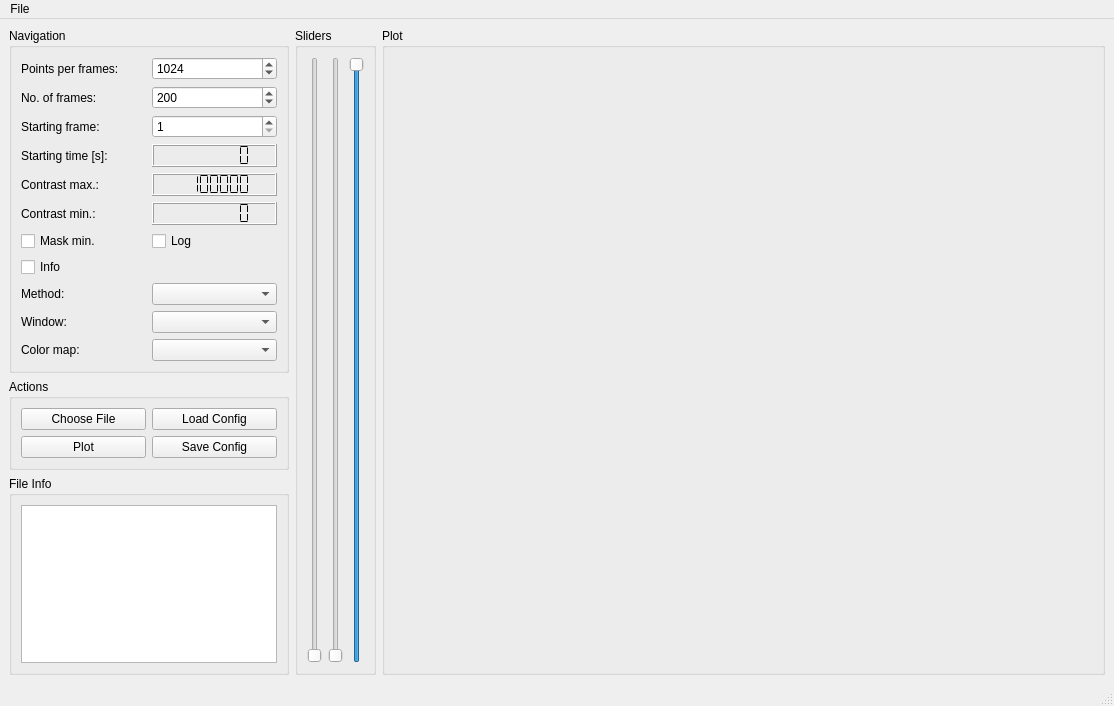
<?xml version="1.0" encoding="UTF-8"?>
<ui version="4.0">
 <class>MainWindow</class>
 <widget class="QMainWindow" name="MainWindow">
  <property name="geometry">
   <rect>
    <x>0</x>
    <y>0</y>
    <width>1114</width>
    <height>706</height>
   </rect>
  </property>
  <property name="windowTitle">
   <string>iqgui</string>
  </property>
  <property name="windowIcon">
   <iconset resource="gui.qrc">
    <normaloff>:/icons/icon.png</normaloff>:/icons/icon.png</iconset>
  </property>
  <widget class="QWidget" name="centralwidget">
   <layout class="QHBoxLayout" name="horizontalLayout_2">
    <item>
     <layout class="QVBoxLayout" name="verticalLayout_2">
      <item>
       <widget class="QGroupBox" name="groupBox">
        <property name="sizePolicy">
         <sizepolicy hsizetype="Minimum" vsizetype="Preferred">
          <horstretch>0</horstretch>
          <verstretch>0</verstretch>
         </sizepolicy>
        </property>
        <property name="title">
         <string>Navigation</string>
        </property>
        <layout class="QGridLayout" name="gridLayout">
         <item row="2" column="0">
          <widget class="QLabel" name="label_3">
           <property name="text">
            <string>Starting frame:</string>
           </property>
          </widget>
         </item>
         <item row="1" column="0">
          <widget class="QLabel" name="label_2">
           <property name="text">
            <string>No. of frames:</string>
           </property>
          </widget>
         </item>
         <item row="2" column="1">
          <widget class="QSpinBox" name="spinBox_sframes">
           <property name="minimum">
            <number>1</number>
           </property>
           <property name="maximum">
            <number>1500</number>
           </property>
           <property name="value">
            <number>1</number>
           </property>
          </widget>
         </item>
         <item row="1" column="1">
          <widget class="QSpinBox" name="spinBox_nframes">
           <property name="maximum">
            <number>10000</number>
           </property>
           <property name="value">
            <number>200</number>
           </property>
          </widget>
         </item>
         <item row="3" column="1">
          <widget class="QLCDNumber" name="lcdNumber_sframes">
           <property name="digitCount">
            <number>7</number>
           </property>
           <property name="segmentStyle">
            <enum>QLCDNumber::Flat</enum>
           </property>
          </widget>
         </item>
         <item row="10" column="0">
          <widget class="QLabel" name="label_5">
           <property name="text">
            <string>Method:</string>
           </property>
          </widget>
         </item>
         <item row="6" column="1">
          <widget class="QLCDNumber" name="lcdNumber_thld_min">
           <property name="digitCount">
            <number>7</number>
           </property>
           <property name="segmentStyle">
            <enum>QLCDNumber::Flat</enum>
           </property>
           <property name="value" stdset="0">
            <double>0.000000000000000</double>
           </property>
           <property name="intValue" stdset="0">
            <number>0</number>
           </property>
          </widget>
         </item>
         <item row="5" column="1">
          <widget class="QLCDNumber" name="lcdNumber_thld_max">
           <property name="smallDecimalPoint">
            <bool>false</bool>
           </property>
           <property name="digitCount">
            <number>7</number>
           </property>
           <property name="segmentStyle">
            <enum>QLCDNumber::Flat</enum>
           </property>
           <property name="value" stdset="0">
            <double>1000000.000000000000000</double>
           </property>
           <property name="intValue" stdset="0">
            <number>1000000</number>
           </property>
          </widget>
         </item>
         <item row="8" column="0">
          <widget class="QCheckBox" name="checkBox_mask">
           <property name="text">
            <string>Mask min.</string>
           </property>
          </widget>
         </item>
         <item row="5" column="0">
          <widget class="QLabel" name="label_7">
           <property name="text">
            <string>Contrast max.:</string>
           </property>
          </widget>
         </item>
         <item row="11" column="1">
          <widget class="QComboBox" name="comboBox_window"/>
         </item>
         <item row="3" column="0">
          <widget class="QLabel" name="label">
           <property name="text">
            <string>Starting time [s]:</string>
           </property>
          </widget>
         </item>
         <item row="0" column="0">
          <widget class="QLabel" name="label_20">
           <property name="text">
            <string>Points per frames:</string>
           </property>
          </widget>
         </item>
         <item row="8" column="1">
          <widget class="QCheckBox" name="checkBox_log">
           <property name="text">
            <string>Log</string>
           </property>
          </widget>
         </item>
         <item row="10" column="1">
          <widget class="QComboBox" name="comboBox_method"/>
         </item>
         <item row="6" column="0">
          <widget class="QLabel" name="label_4">
           <property name="text">
            <string>Contrast min.:</string>
           </property>
          </widget>
         </item>
         <item row="13" column="1">
          <widget class="QComboBox" name="comboBox_color"/>
         </item>
         <item row="0" column="1">
          <widget class="QSpinBox" name="spinBox_lframes">
           <property name="maximum">
            <number>10000</number>
           </property>
           <property name="value">
            <number>1024</number>
           </property>
          </widget>
         </item>
         <item row="11" column="0">
          <widget class="QLabel" name="label_6">
           <property name="text">
            <string>Window:</string>
           </property>
          </widget>
         </item>
         <item row="13" column="0">
          <widget class="QLabel" name="label_21">
           <property name="text">
            <string>Color map:</string>
           </property>
          </widget>
         </item>
         <item row="9" column="0">
          <widget class="QCheckBox" name="checkBox_info">
           <property name="text">
            <string>Info</string>
           </property>
          </widget>
         </item>
        </layout>
       </widget>
      </item>
      <item>
       <widget class="QGroupBox" name="groupBox_5">
        <property name="sizePolicy">
         <sizepolicy hsizetype="Minimum" vsizetype="Preferred">
          <horstretch>0</horstretch>
          <verstretch>0</verstretch>
         </sizepolicy>
        </property>
        <property name="title">
         <string>Actions</string>
        </property>
        <layout class="QGridLayout" name="gridLayout_4">
         <item row="0" column="1">
          <widget class="QPushButton" name="pushButton_load_conf">
           <property name="text">
            <string>Load Config</string>
           </property>
          </widget>
         </item>
         <item row="0" column="0">
          <widget class="QPushButton" name="pushButton_choose_file">
           <property name="toolTip">
            <string>Open file [cmd] or [ct</string>
           </property>
           <property name="text">
            <string>Choose File</string>
           </property>
          </widget>
         </item>
         <item row="2" column="1">
          <widget class="QPushButton" name="pushButton_save_conf">
           <property name="text">
            <string>Save Config</string>
           </property>
          </widget>
         </item>
         <item row="2" column="0">
          <widget class="QPushButton" name="pushButton_replot">
           <property name="toolTip">
            <string>Plot [return]</string>
           </property>
           <property name="text">
            <string>Plot</string>
           </property>
          </widget>
         </item>
        </layout>
       </widget>
      </item>
      <item>
       <widget class="QGroupBox" name="groupBox_2">
        <property name="sizePolicy">
         <sizepolicy hsizetype="Fixed" vsizetype="Preferred">
          <horstretch>0</horstretch>
          <verstretch>0</verstretch>
         </sizepolicy>
        </property>
        <property name="title">
         <string>File Info</string>
        </property>
        <layout class="QGridLayout" name="gridLayout_2">
         <item row="0" column="0">
          <widget class="QTextBrowser" name="textBrowser"/>
         </item>
        </layout>
       </widget>
      </item>
     </layout>
    </item>
    <item>
     <widget class="QGroupBox" name="groupBox_3">
      <property name="sizePolicy">
       <sizepolicy hsizetype="Minimum" vsizetype="Preferred">
        <horstretch>0</horstretch>
        <verstretch>0</verstretch>
       </sizepolicy>
      </property>
      <property name="title">
       <string>Sliders</string>
      </property>
      <layout class="QHBoxLayout" name="horizontalLayout">
       <item>
        <widget class="QSlider" name="verticalSlider_sframes">
         <property name="styleSheet">
          <string notr="true"/>
         </property>
         <property name="orientation">
          <enum>Qt::Vertical</enum>
         </property>
         <property name="invertedAppearance">
          <bool>false</bool>
         </property>
         <property name="tickPosition">
          <enum>QSlider::NoTicks</enum>
         </property>
         <property name="tickInterval">
          <number>1</number>
         </property>
        </widget>
       </item>
       <item>
        <widget class="QSlider" name="verticalSlider_thld_min">
         <property name="autoFillBackground">
          <bool>false</bool>
         </property>
         <property name="styleSheet">
          <string notr="true"/>
         </property>
         <property name="minimum">
          <number>0</number>
         </property>
         <property name="maximum">
          <number>1000000</number>
         </property>
         <property name="singleStep">
          <number>10</number>
         </property>
         <property name="pageStep">
          <number>1000</number>
         </property>
         <property name="value">
          <number>0</number>
         </property>
         <property name="orientation">
          <enum>Qt::Vertical</enum>
         </property>
         <property name="invertedControls">
          <bool>false</bool>
         </property>
         <property name="tickPosition">
          <enum>QSlider::NoTicks</enum>
         </property>
         <property name="tickInterval">
          <number>0</number>
         </property>
        </widget>
       </item>
       <item>
        <widget class="QSlider" name="verticalSlider_thld_max">
         <property name="maximum">
          <number>1000000</number>
         </property>
         <property name="singleStep">
          <number>10</number>
         </property>
         <property name="pageStep">
          <number>1000</number>
         </property>
         <property name="value">
          <number>1000000</number>
         </property>
         <property name="orientation">
          <enum>Qt::Vertical</enum>
         </property>
         <property name="tickPosition">
          <enum>QSlider::NoTicks</enum>
         </property>
        </widget>
       </item>
      </layout>
     </widget>
    </item>
    <item>
     <widget class="QGroupBox" name="groupBox_4">
      <property name="sizePolicy">
       <sizepolicy hsizetype="Expanding" vsizetype="Preferred">
        <horstretch>0</horstretch>
        <verstretch>0</verstretch>
       </sizepolicy>
      </property>
      <property name="title">
       <string>Plot</string>
      </property>
      <layout class="QGridLayout" name="gridLayout_3">
       <item row="0" column="0">
        <widget class="MatplotLibWidget" name="mplWidget" native="true"/>
       </item>
      </layout>
     </widget>
    </item>
   </layout>
  </widget>
  <widget class="QMenuBar" name="menubar">
   <property name="geometry">
    <rect>
     <x>0</x>
     <y>0</y>
     <width>1114</width>
     <height>22</height>
    </rect>
   </property>
   <widget class="QMenu" name="menuFile">
    <property name="title">
     <string>File</string>
    </property>
    <addaction name="separator"/>
    <addaction name="actionAbout"/>
    <addaction name="separator"/>
    <addaction name="actionChoose_file"/>
    <addaction name="actionReplot"/>
    <addaction name="separator"/>
    <addaction name="actionQuit"/>
   </widget>
   <addaction name="menuFile"/>
  </widget>
  <widget class="QStatusBar" name="statusbar"/>
  <action name="actionReplot">
   <property name="text">
    <string>Replot</string>
   </property>
   <property name="shortcut">
    <string>Ctrl+R</string>
   </property>
  </action>
  <action name="actionChoose_file">
   <property name="text">
    <string>Choose file</string>
   </property>
   <property name="shortcut">
    <string>Ctrl+O</string>
   </property>
  </action>
  <action name="actionAbout">
   <property name="text">
    <string>About</string>
   </property>
  </action>
  <action name="actionQuit">
   <property name="text">
    <string>Quit</string>
   </property>
  </action>
 </widget>
 <customwidgets>
  <customwidget>
   <class>MatplotLibWidget</class>
   <extends>QWidget</extends>
   <header>matplotlibwidget.h</header>
   <container>1</container>
  </customwidget>
 </customwidgets>
 <tabstops>
  <tabstop>spinBox_lframes</tabstop>
  <tabstop>spinBox_nframes</tabstop>
  <tabstop>spinBox_sframes</tabstop>
  <tabstop>comboBox_color</tabstop>
  <tabstop>verticalSlider_sframes</tabstop>
  <tabstop>verticalSlider_thld_min</tabstop>
  <tabstop>textBrowser</tabstop>
 </tabstops>
 <resources>
  <include location="gui.qrc"/>
 </resources>
 <connections>
  <connection>
   <sender>spinBox_sframes</sender>
   <signal>valueChanged(int)</signal>
   <receiver>verticalSlider_sframes</receiver>
   <slot>setValue(int)</slot>
   <hints>
    <hint type="sourcelabel">
     <x>218</x>
     <y>160</y>
    </hint>
    <hint type="destinationlabel">
     <x>332</x>
     <y>313</y>
    </hint>
   </hints>
  </connection>
  <connection>
   <sender>verticalSlider_sframes</sender>
   <signal>sliderMoved(int)</signal>
   <receiver>spinBox_sframes</receiver>
   <slot>setValue(int)</slot>
   <hints>
    <hint type="sourcelabel">
     <x>332</x>
     <y>313</y>
    </hint>
    <hint type="destinationlabel">
     <x>218</x>
     <y>160</y>
    </hint>
   </hints>
  </connection>
  <connection>
   <sender>verticalSlider_thld_min</sender>
   <signal>valueChanged(int)</signal>
   <receiver>lcdNumber_thld_min</receiver>
   <slot>display(int)</slot>
   <hints>
    <hint type="sourcelabel">
     <x>371</x>
     <y>353</y>
    </hint>
    <hint type="destinationlabel">
     <x>283</x>
     <y>227</y>
    </hint>
   </hints>
  </connection>
  <connection>
   <sender>verticalSlider_thld_max</sender>
   <signal>valueChanged(int)</signal>
   <receiver>lcdNumber_thld_max</receiver>
   <slot>display(int)</slot>
   <hints>
    <hint type="sourcelabel">
     <x>407</x>
     <y>344</y>
    </hint>
    <hint type="destinationlabel">
     <x>222</x>
     <y>240</y>
    </hint>
   </hints>
  </connection>
 </connections>
</ui>
